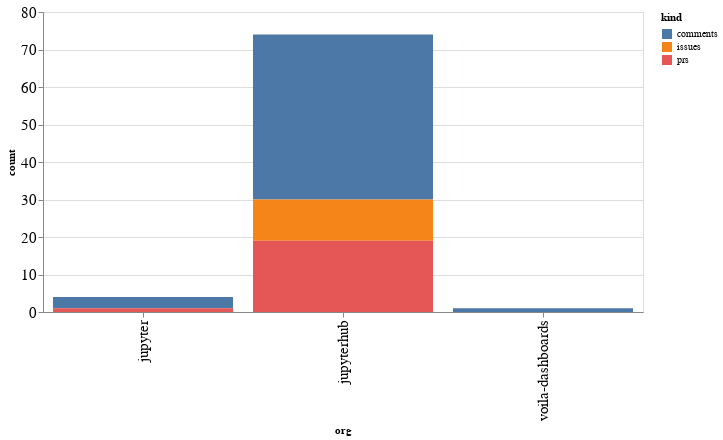

The notebook cell saved with this chart:
### Code cell
alt.Chart(org_summaries, width=600).mark_bar().encode(
    x='org',
    y='count',
    color='kind',
    tooltip="org"
)

### Figure 1 — Vega-Lite specification as saved in the notebook (floating-point values rounded to 4 significant figures)
{"config": {"axisLeft": {"labelFontSize": 15}, "axisBottom": {"labelFontSize": 15}}, "data": {"name": "data-b1378abe6d1e3cd263802ff10cd21f81"}, "mark": "bar", "encoding": {"color": {"type": "nominal", "field": "kind"}, "tooltip": {"type": "nominal", "field": "org"}, "x": {"type": "nominal", "field": "org"}, "y": {"type": "quantitative", "field": "count"}}, "width": 600, "$schema": "https://vega.github.io/schema/vega-lite/v4.8.1.json", "datasets": {"data-b1378abe6d1e3cd263802ff10cd21f81": [{"org": "jupyter", "kind": "comments", "count": 3}, {"org": "jupyter", "kind": "prs", "count": 1}, {"org": "jupyterhub", "kind": "comments", "count": 44}, {"org": "jupyterhub", "kind": "issues", "count": 11}, {"org": "jupyterhub", "kind": "prs", "count": 19}, {"org": "voila-dashboards", "kind": "comments", "count": 1}]}}
